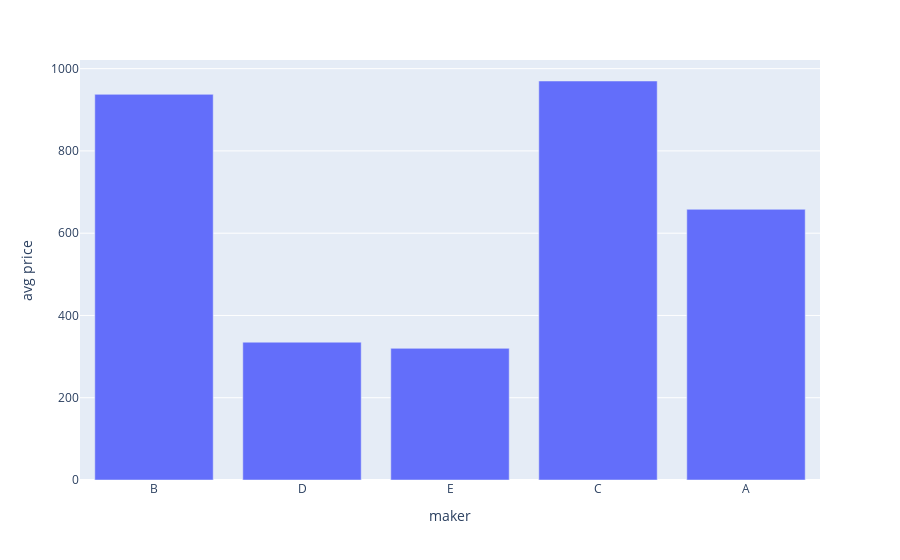

Notebook source saved alongside this figure:
### Code cell
request = """
select * 
from all_product
"""
df = pd.read_sql_query(request, conn)
fig = px.bar(x=df.maker.to_list(), y=df.avg_price.to_list(), labels={'x':'maker', 'y':'avg price'})
fig.show()

### Figure 1 — Plotly figure (JSON) as saved in the notebook; plotly's stock layout.template omitted (floating-point values rounded to 4 significant figures)
{"data": [{"alignmentgroup": "True", "hovertemplate": "maker=%{x}<br>avg price=%{y}<extra></extra>", "legendgroup": "", "marker": {"color": "#636efa", "pattern": {"shape": ""}}, "name": "", "offsetgroup": "", "orientation": "v", "showlegend": false, "textposition": "auto", "type": "bar", "x": ["B", "D", "E", "C", "A"], "xaxis": "x", "y": [937.5, 335, 320, 970, 658], "yaxis": "y"}], "layout": {"barmode": "relative", "legend": {"tracegroupgap": 0}, "margin": {"t": 60}, "xaxis": {"anchor": "y", "domain": [0, 1], "title": {"text": "maker"}}, "yaxis": {"anchor": "x", "domain": [0, 1], "title": {"text": "avg price"}}}}
